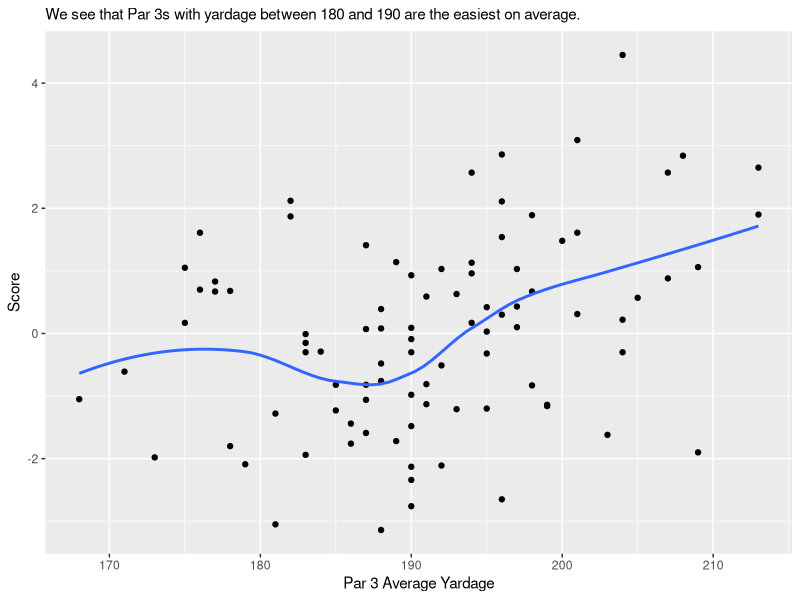

This chart was generated by the following R code:
## ---- chunk 1
library(tidyverse)
library(patchwork)
golf_data <- read_csv(file = "dg_new_course_table.csv")
#filtered_golf_data <- golf_data |> filter(yardage_3 >= 180)
#original_x_range <- range(golf_data$yardage_3)
#original_y_range <- range(golf_data$adj_score_to_par)


## ---- chunk 2
p1<- golf_data |> ggplot(mapping = aes(x = yardage_3, y = adj_score_to_par)) + geom_point() + labs(subtitle = "We see that Par 3s with yardage between 180 and 190 are the easiest on average.", x = "Par 3 Average Yardage", y = "Score") + geom_smooth(method = "loess", se = FALSE) + theme(plot.title = element_text(face = "bold")) 
p1

